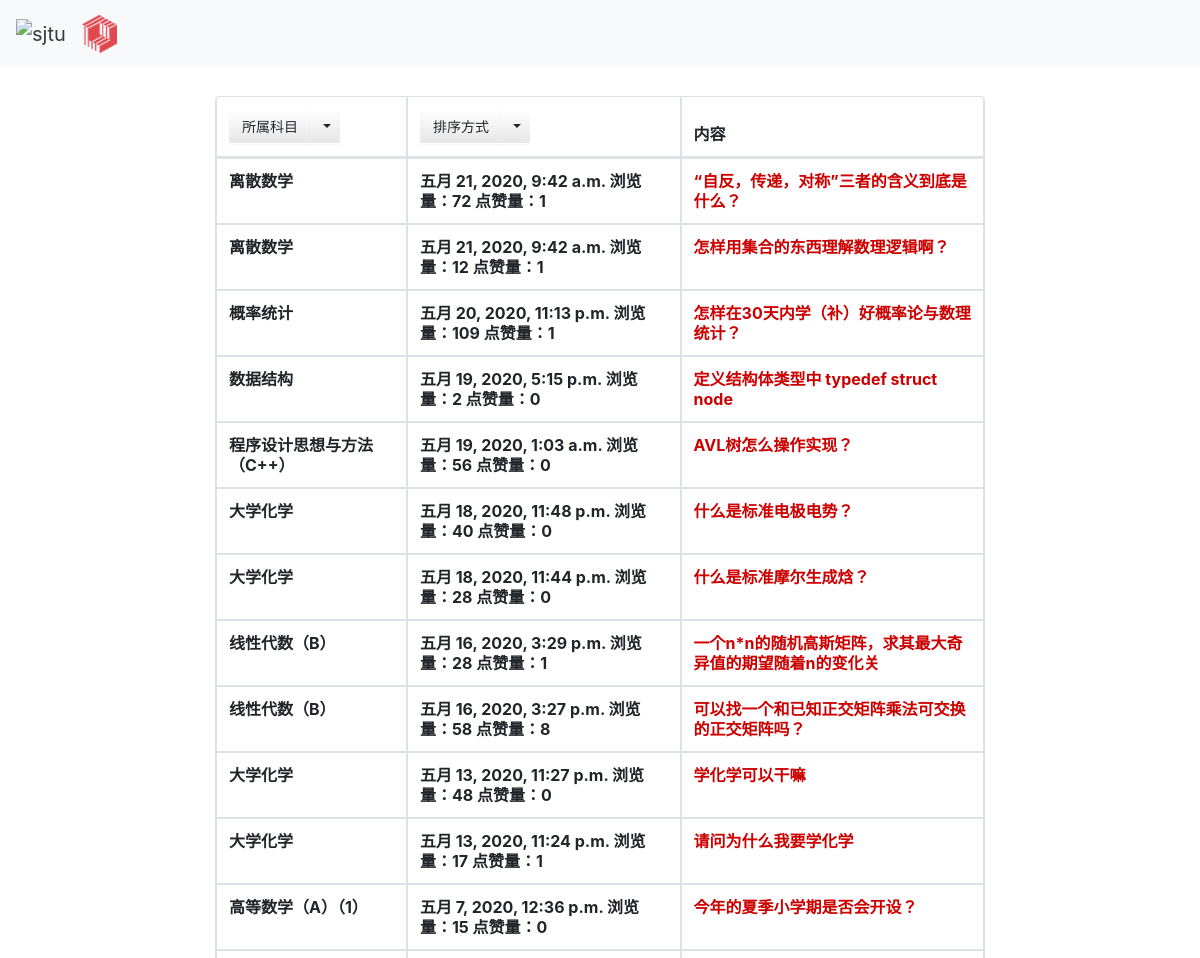
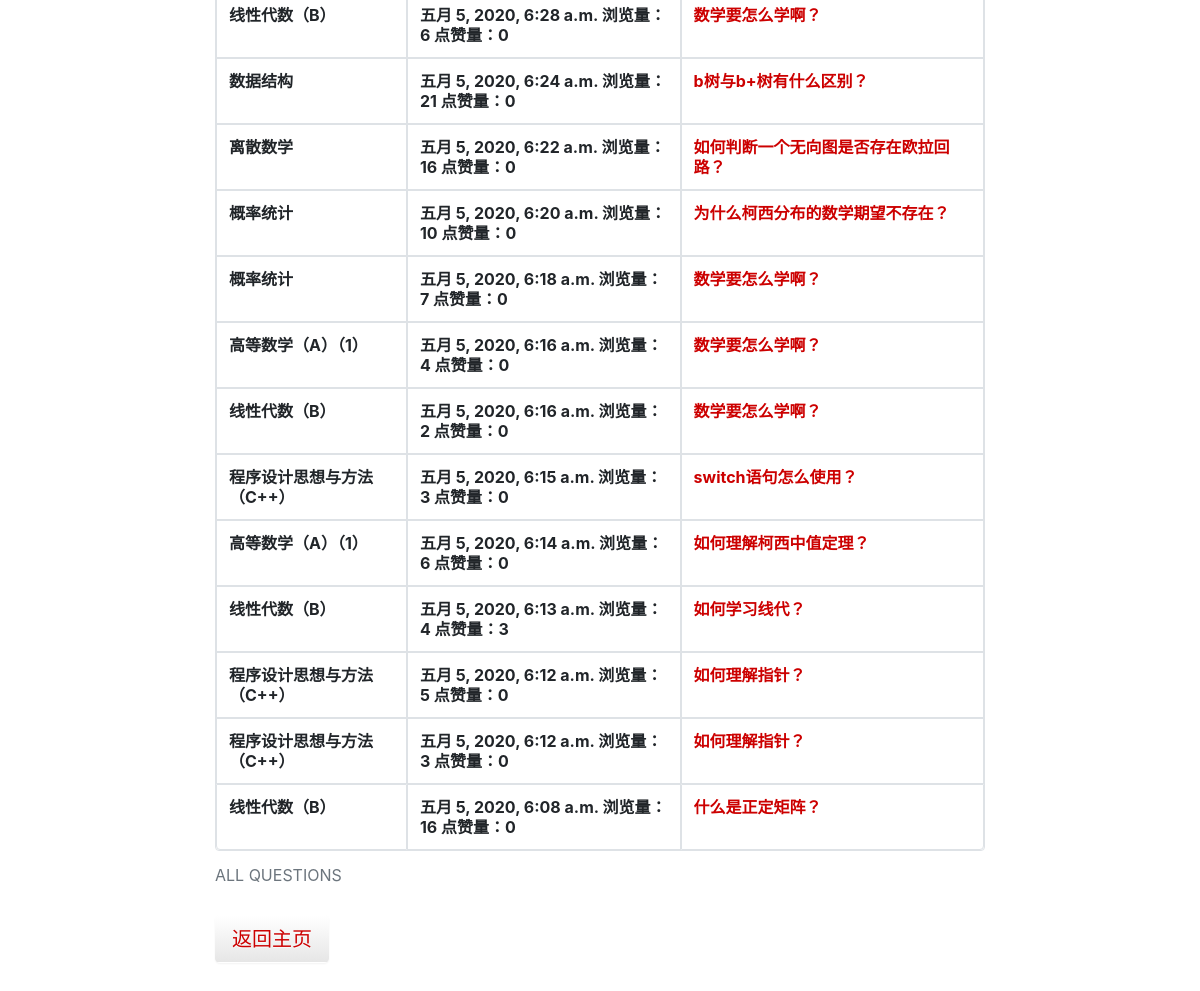
The page /qas_system/all_question/ (signed in) on the database its author committed (2 pictures, top to bottom).
### qas_system/models.py (models this page shows, shortened)
class Question(models.Model):
    question_title = models.CharField(verbose_name='标题', max_length=30, blank=False)
    question_text = RichTextField(verbose_name='具体描述')
    question_subject = models.ForeignKey('Subject', verbose_name='科目', on_delete=models.CASCADE)
    pub_date = models.DateTimeField(auto_now=True, verbose_name='提问日期')
    page_views = models.PositiveIntegerField(default=0, verbose_name='浏览量')
    questioner = models.ForeignKey('User', verbose_name='提问者', on_delete=models.CASCADE)
    good_num = models.IntegerField(default=0, verbose_name='点赞量')

class Subject(models.Model):
    name = models.CharField(max_length=30, unique=True, verbose_name='科目名称')
    def __str__(self):
        return self.name

### qas_system/views.py (the view)
# urls.py: path('all_question/', views.all_question),  # 浏览所有问题 按照时间顺序排列
def all_question(request):
    all_question_list = Question.objects.all().order_by('-pub_date')
    all_subject = Subject.objects.all()
    try:
        user = models.User.objects.get(id=request.session['user_id'])
    except KeyError:
        user = None
    return render(request, 'all_question.html', {'all_question_list': all_question_list, 'all_subject': all_subject, 'user':user})

### templates/all_question.html (shortened to what this page needs)
{% extends 'base.html' %}
{% load static %}
{% block link_before %}
    <link href="{% static 'bootstrap-combined.min.css' %}" rel="stylesheet">
{% endblock %}
{% block link_after %}
    <link href="{% static 'layoutit.css'%}" rel="stylesheet">
{% endblock %}
{% block content %}
<div class="container-fluid">
<div class="row-fluid">
<div class="span2"></div>
<div class="span8">
<table class="table table-bordered">
	<caption>ALL QUESTIONS</caption>
	<thead>
		<tr>
			<th>
             <div class="btn-group">
	            <button type="button" class="btn btn-default">所属科目</button>
	            <button type="button" class="btn btn-default dropdown-toggle"
			        data-toggle="dropdown">
	            </button>
</div>
            </th>
			<th>
                <div class="btn-group">
	<button type="button" class="btn btn-default">排序方式</button>
	<button type="button" class="btn btn-default dropdown-toggle"
			data-toggle="dropdown">
	</button>
</div>
            </th>
			<th>内容</th>
		</tr>
	</thead>
	<tbody>
     {% if all_question_list %}
     {% for question in all_question_list %}
     <tr>
         <th>{{ question.question_subject }} <br> </th>
         <th>{{ question.pub_date }} 浏览量：{{ question.page_views }} 点赞量：{{ question.good_num }}<br> </th>
     <th> <a href="/qas_system/question/{{ question.id }}/">{{ question.question_title }}<br></a> </th>
     </tr>
                {% endfor %}
      {% endif %}
	</tbody>
</table>
<p>
    <button type="button" class="btn btn-default btn-lg "><a href="/qas_system/" , target="_self">返回主页</a></button>
</p>
</div>
<div class="span2"></div>
</div>
</div>
{% endblock %}

### static/layoutit.css (style rules this page uses)
body { padding-top:0px; padding-bottom: 40px; margin-left:0px; -webkit-transition: margin 500ms ease; -moz-transition: margin 500ms ease; -ms-transition: margin 500ms ease; -o-transition: margin 500ms ease; transition: margin 500ms ease; }

### templates/all_question.html (style rules this page uses)
body { background-size: 80%; }
a:link { text-decoration:none; color: #CC0000; }

### rows shown on the page
Question: question_subject "离散数学", pub_date "五月 21, 2020, 9:42 a.m.", page_views "72", good_num "1", question_title "“自反，传递，对称”三者的含义到底是什么？"
Question: question_subject "离散数学", pub_date "五月 21, 2020, 9:42 a.m.", page_views "12", good_num "1", question_title "怎样用集合的东西理解数理逻辑啊？"
Question: question_subject "概率统计", pub_date "五月 20, 2020, 11:13 p.m.", page_views "109", good_num "1", question_title "怎样在30天内学（补）好概率论与数理统计？"
Question: question_subject "数据结构", pub_date "五月 19, 2020, 5:15 p.m.", page_views "2", good_num "0", question_title "定义结构体类型中 typedef struct node"
Question: question_subject "程序设计思想与方法（C++）", pub_date "五月 19, 2020, 1:03 a.m.", page_views "56", good_num "0", question_title "AVL树怎么操作实现？"
Question: question_subject "大学化学", pub_date "五月 18, 2020, 11:48 p.m.", page_views "40", good_num "0", question_title "什么是标准电极电势？"
Question: question_subject "大学化学", pub_date "五月 18, 2020, 11:44 p.m.", page_views "28", good_num "0", question_title "什么是标准摩尔生成焓？"
Question: question_subject "线性代数（B）", pub_date "五月 16, 2020, 3:29 p.m.", page_views "28", good_num "1", question_title "一个n*n的随机高斯矩阵，求其最大奇异值的期望随着n的变化关"
Question: question_subject "线性代数（B）", pub_date "五月 16, 2020, 3:27 p.m.", page_views "58", good_num "8", question_title "可以找一个和已知正交矩阵乘法可交换的正交矩阵吗？"
Question: question_subject "大学化学", pub_date "五月 13, 2020, 11:27 p.m.", page_views "48", good_num "0", question_title "学化学可以干嘛"
Question: question_subject "大学化学", pub_date "五月 13, 2020, 11:24 p.m.", page_views "17", good_num "1", question_title "请问为什么我要学化学"
Question: question_subject "高等数学（A）（1）", pub_date "五月 7, 2020, 12:36 p.m.", page_views "15", good_num "0", question_title "今年的夏季小学期是否会开设？"
Question: question_subject "线性代数（B）", pub_date "五月 5, 2020, 6:28 a.m.", page_views "6", good_num "0", question_title "数学要怎么学啊？"
Question: question_subject "数据结构", pub_date "五月 5, 2020, 6:24 a.m.", page_views "21", good_num "0", question_title "b树与b+树有什么区别？"
Question: question_subject "离散数学", pub_date "五月 5, 2020, 6:22 a.m.", page_views "16", good_num "0", question_title "如何判断一个无向图是否存在欧拉回路？"
Question: question_subject "概率统计", pub_date "五月 5, 2020, 6:20 a.m.", page_views "10", good_num "0", question_title "为什么柯西分布的数学期望不存在？"
Question: question_subject "概率统计", pub_date "五月 5, 2020, 6:18 a.m.", page_views "7", good_num "0", question_title "数学要怎么学啊？"
Question: question_subject "高等数学（A）（1）", pub_date "五月 5, 2020, 6:16 a.m.", page_views "4", good_num "0", question_title "数学要怎么学啊？"
Question: question_subject "线性代数（B）", pub_date "五月 5, 2020, 6:16 a.m.", page_views "2", good_num "0", question_title "数学要怎么学啊？"
Question: question_subject "程序设计思想与方法（C++）", pub_date "五月 5, 2020, 6:15 a.m.", page_views "3", good_num "0", question_title "switch语句怎么使用？"
Question: question_subject "高等数学（A）（1）", pub_date "五月 5, 2020, 6:14 a.m.", page_views "6", good_num "0", question_title "如何理解柯西中值定理？"
Question: question_subject "线性代数（B）", pub_date "五月 5, 2020, 6:13 a.m.", page_views "4", good_num "3", question_title "如何学习线代？"
Question: question_subject "程序设计思想与方法（C++）", pub_date "五月 5, 2020, 6:12 a.m.", page_views "5", good_num "0", question_title "如何理解指针？"
Question: question_subject "程序设计思想与方法（C++）", pub_date "五月 5, 2020, 6:12 a.m.", page_views "3", good_num "0", question_title "如何理解指针？"
Question: question_subject "线性代数（B）", pub_date "五月 5, 2020, 6:08 a.m.", page_views "16", good_num "0", question_title "什么是正定矩阵？"
